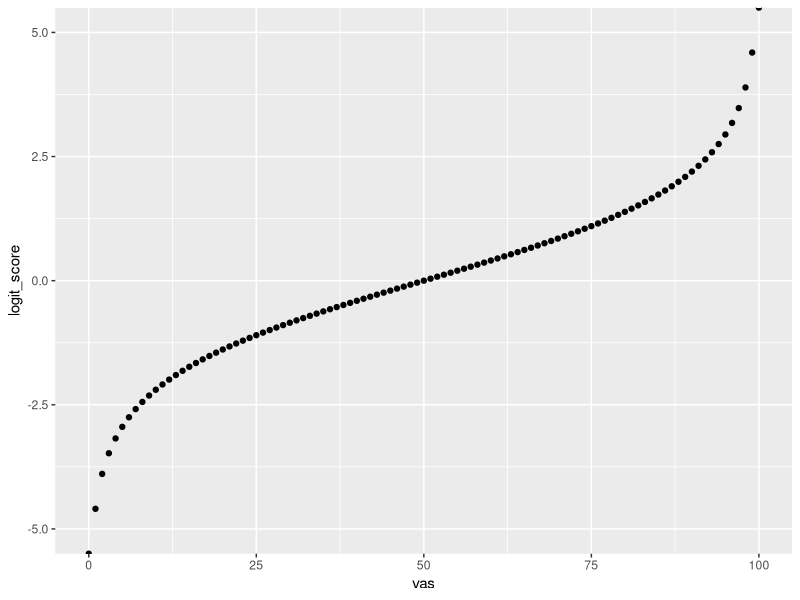
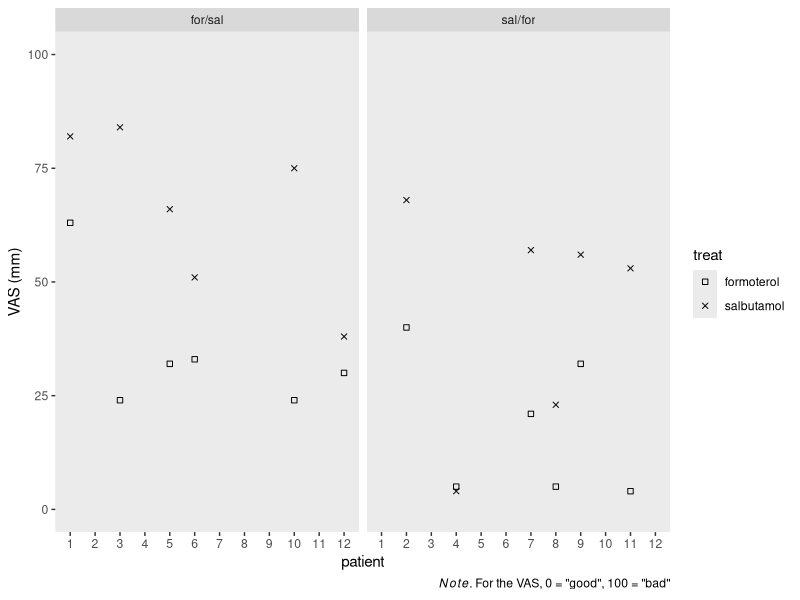
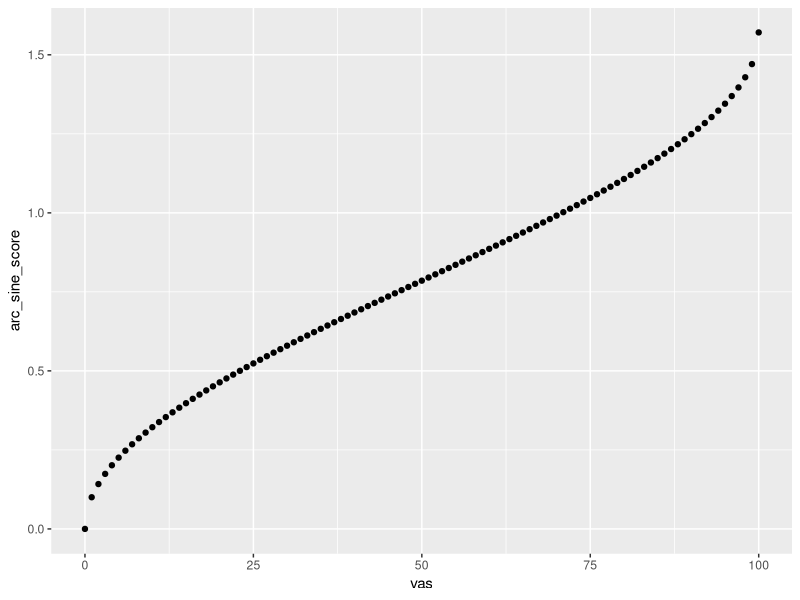
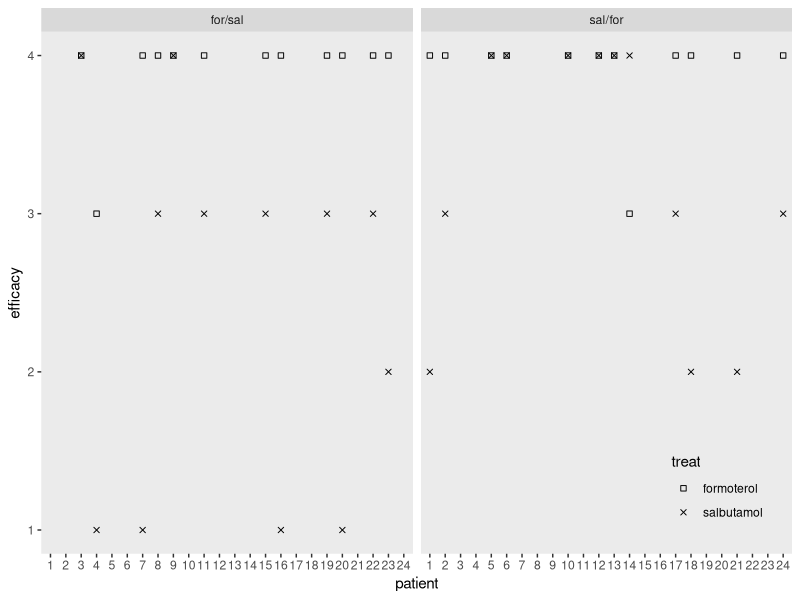
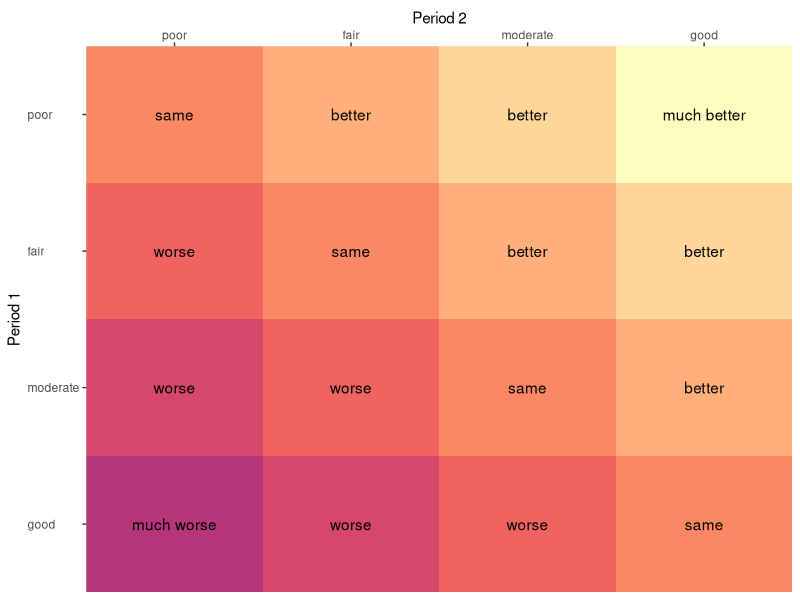
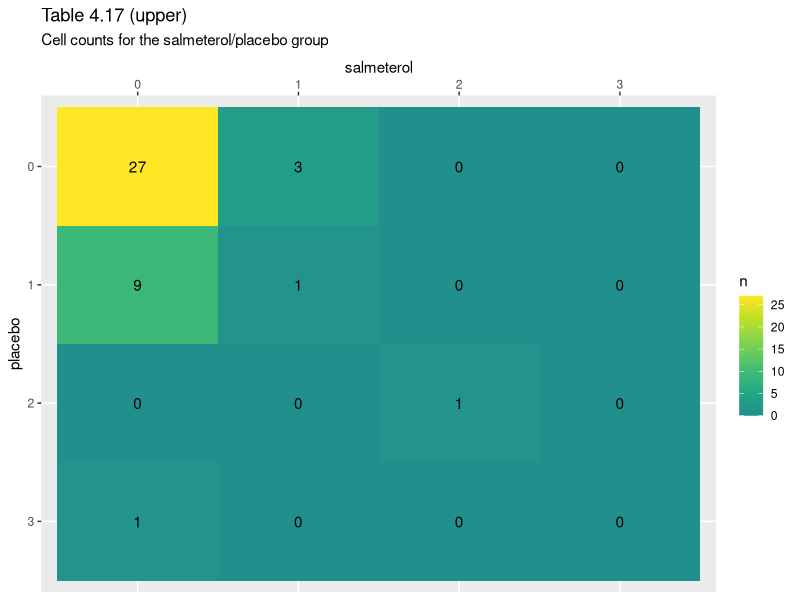
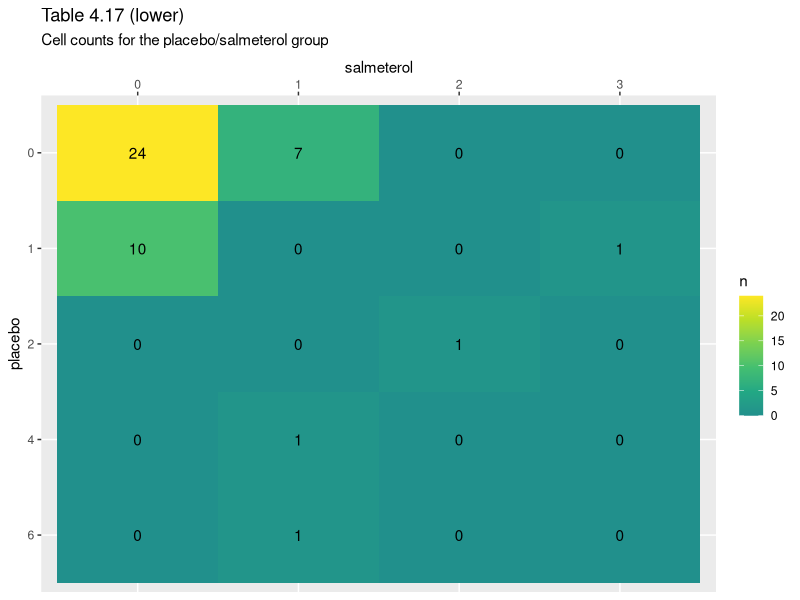
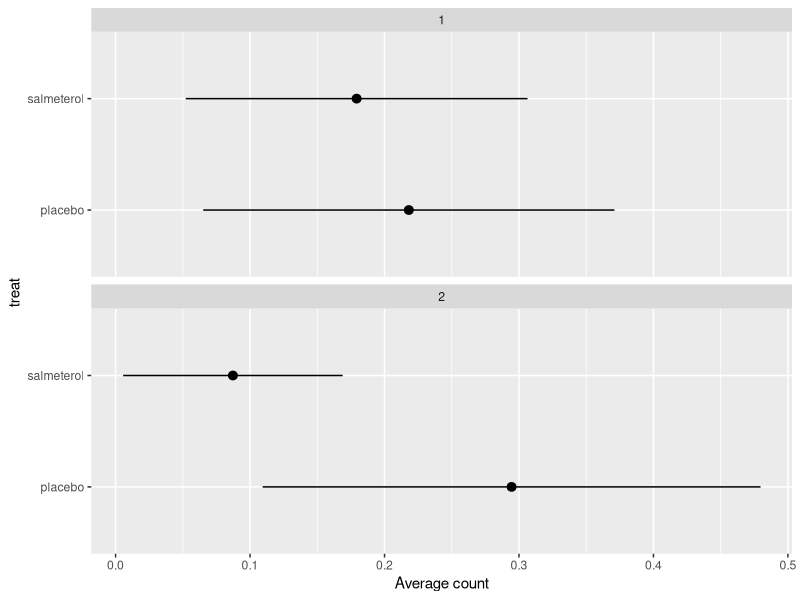

The R script that drew these images, in order:
## ---- chunk 1
knitr::opts_chunk$set(fig.retina = 2.5)
knitr::opts_chunk$set(fig.align = "center")
options(width = 120)
## ---- chunk 2
# load packages
library(tidyverse)
library(flextable)
library(ordinal)
library(broom)
library(marginaleffects)
library(lme4)
library(broom.mixed)

# Input data
n1 <- 7 # number of patients first sequence
n2 <- 6 # number of patients second sequence
n <- n1 + n2

seqn <- factor((c(rep(1, n1), rep(2, n2), rep(1, n1), rep(2, n2))),
               labels = c("forsal", "salfor")) # sequences

patient <- factor(rep(c("1", "4", "6", "7", "10", "11", "14", "2", "3", "5", "9", "12", "13"), 2),
                  levels = 1:14) 

# not in the original code, but here is sex
sex <- c("male", "female", "female", "male", "male", "female", "male", "male", "male", "female", "male", "male", "male")

period <- factor(c(rep("1", n), rep("2", n)))

treat <- factor(c(rep(2, n1), rep(1, n2), rep(1, n1), rep(2, n2)),
                labels = c("salbutamol", "formoterol"))

#Note: "formoterol" is coded second level of factor
pef <- c(310, 310, 370, 410, 250, 380, 330, 370, 310, 380, 290, 260, 90, 270, 260, 300, 390, 210, 350, 365, 385, 400, 410, 320, 340, 220)
base <- c(290, 300, 250, 390, 250, 365, 190, 350, 350, 350, 280, 270, 220, 270, 270, 210, 390, 240, 380, 260, 345, 370, 360, 290, 310, 220)

d <- tibble(
  seqn = seqn,
  patient = patient,
  period = period,
  treat = treat,
  pef = pef,
  base = base
) %>% 
  arrange(period, as.double(as.character(patient))) %>% 
  mutate(sex = c(sex, sex))

# what?
head(d)
## ---- chunk 3
d %>% 
  mutate(sequence = ifelse(seqn == "forsal", "for/sal", "sal/for"),
         patient = as.double(patient),
         # log transform the outcome variable
         pef = log(pef)) %>%
  select(sequence, patient, treat, pef) %>%
  pivot_wider(names_from = treat, values_from = pef) %>% 
  mutate(difference = round(formoterol - salbutamol, digits = 3),
         # note this is a ratio of pef in its natural metric
         ratio = round(exp(formoterol) / exp(salbutamol), digits = 4)) %>% 
  mutate_at(.vars = vars(formoterol:salbutamol), 
            .funs = ~ round(., digits = 4)) %>% 
  arrange(sequence, patient) %>% 
  as_grouped_data(groups = c("sequence")) %>% 
  flextable() %>% 
  padding(padding.top = 2, padding.bottom = 2, part = "all")
## ---- chunk 4
d <- d %>% 
  mutate(lpef = log(pef))

# what?
head(d)
## ---- chunk 5
fit4.1 <- lm(
  data = d %>% 
    select(patient, seqn, treat, lpef) %>% 
    pivot_wider(names_from = treat, values_from = lpef) %>% 
    mutate(dif = formoterol - salbutamol),
  dif ~ 0 + seqn
) 

summary(fit4.1)
## ---- chunk 6
# define the data grid
nd <- d %>% 
  distinct(seqn)

# compute the phase-specific contrasts (intermediate step)
predictions(fit4.1, newdata = nd)

# compute the unweighted average of the phase-specific contrasts 
avg_predictions(fit4.1, newdata = nd) %>% 
  data.frame() %>% 
  mutate_all(.funs = ~ round(., digits = 3))
## ---- chunk 7
avg_predictions(fit4.1, 
                newdata = nd, 
                # for t-distribution based inference and CIs
                df = insight::get_df(fit4.1)) %>% 
  data.frame() %>% 
  select(estimate, contains("conf.")) %>% 
  mutate_all(.funs = ~ exp(.) %>% round(digits = 3))
## ---- chunk 8
d %>% 
  mutate(sequence = ifelse(seqn == "forsal", "for/sal", "sal/for"),
         patient = as.double(patient)) %>%
  select(sequence, patient, treat, pef) %>%
  pivot_wider(names_from = treat, values_from = pef) %>% 
  mutate(ratio = formoterol / salbutamol) %>% 
  group_by(sequence) %>% 
  summarise(gm = log(ratio) %>% mean() %>% exp())
## ---- chunk 9
d %>% 
  mutate(sequence = ifelse(seqn == "forsal", "for/sal", "sal/for"),
         patient = as.double(patient)) %>%
  select(sequence, patient, treat, pef) %>%
  pivot_wider(names_from = treat, values_from = pef) %>% 
  mutate(ratio = formoterol / salbutamol) %>% 
  group_by(sequence) %>% 
  summarise(gm = log(ratio) %>% mean() %>% exp()) %>% 
  summarise(mean_gm = mean(gm))
## ---- chunk 10
fit4.2 <- lm(
  data = d %>% 
    select(patient, seqn, treat, pef) %>% 
    pivot_wider(names_from = treat, values_from = pef) %>% 
    mutate(ratio = formoterol / salbutamol),
  log(ratio) ~ 0 + seqn
) 

summary(fit4.2)
## ---- chunk 11
predictions(fit4.2, newdata = nd, transform = exp) %>% 
  data.frame()
## ---- chunk 12
predictions(fit4.2, 
            newdata = nd, 
            transform = exp) %>% 
  data.frame() %>% 
  summarise(estimate = mean(estimate),
            conf.low = mean(conf.low),
            conf.high = mean(conf.high))
## ---- chunk 13
avg_predictions(fit4.2, newdata = nd, transform = exp) %>% 
  data.frame()
## ---- chunk 14
fit4.3 <- lm(
  data = d %>% 
    filter(patient != 13) %>% 
    select(patient, seqn, treat, lpef) %>% 
    pivot_wider(names_from = treat, values_from = lpef) %>% 
    mutate(dif = formoterol - salbutamol),
  dif ~ 0 + seqn
) 

# summary(fit4.3)

# compute the unweighted average of the phase-specific contrasts 
avg_predictions(fit4.3, newdata = nd) %>% 
  data.frame() %>% 
  mutate_all(.funs = ~ round(., digits = 4))
## ---- chunk 15
avg_predictions(fit4.1, newdata = nd) %>% 
  data.frame() %>% 
  mutate_all(.funs = ~ round(., digits = 4))
## ---- chunk 16
tibble(vas = 0:100) %>% 
  mutate(logit_score = log(vas / (100 - vas))) %>% 
  
  ggplot(aes(x = vas, y = logit_score)) +
  geom_point() +
  coord_cartesian(ylim = c(-5, 5))
## ---- chunk 17
d2 <- tribble(
  ~patient, ~seqn, ~formoterol, ~salbutamol,
  1,	"forsal",	63,	82,
  3,	"forsal",	24,	84,
  5,	"forsal",	32,	66,
  6,	"forsal",	33,	51,
  10,	"forsal",	24,	75,
  12,	"forsal",	30,	38,
  2,	"salfor",	40,	68,
  4,	"salfor",	5,	4,
  7,	"salfor",	21,	57,
  8,	"salfor",	5,	23,
  9,	"salfor",	32,	56,
  11,	"salfor",	4,	53
) %>% 
  mutate(patient = factor(patient, levels = 1:14),
         seqn = factor(seqn, levels = c("forsal", "salfor"))) %>% 
  pivot_longer(formoterol:salbutamol, names_to = "treat", values_to = "vas") %>% 
  mutate(period = case_when(
    seqn == "forsal" & treat == "formoterol" ~ 1,
    seqn == "forsal" & treat == "salbutamol" ~ 2,
    seqn == "salfor" & treat == "formoterol" ~ 2,
    seqn == "salfor" & treat == "salbutamol" ~ 1
  ) %>% 
    factor(levels = 1:2)
  ) %>% 
  select(seqn, patient, period, treat, vas) %>% 
  arrange(period, patient)

# what?
head(d2)
## ---- chunk 18
d2 %>% 
  mutate(sequence = ifelse(seqn == "forsal", "for/sal", "sal/for"),
         patient = as.double(patient)) %>% 
  select(sequence, patient, treat, vas) %>%
  pivot_wider(names_from = treat, values_from = vas) %>% 
  mutate(basic_estimator = formoterol - salbutamol) %>% 
  arrange(sequence, patient) %>% 
  as_grouped_data(groups = c("sequence")) %>% 
  flextable() %>% 
  padding(padding.top = 2, padding.bottom = 2, part = "all")
## ---- chunk 19
d2 %>% 
  mutate(sequence = ifelse(seqn == "forsal", "for/sal", "sal/for")) %>% 
  
  ggplot(aes(x = patient, y = vas)) +
  geom_point(aes(shape = treat)) +
  scale_shape_manual(values = c(0, 4)) +
  scale_y_continuous("VAS (mm)", limits = c(0, 100)) +
  labs(caption = expression(italic(Note)*'. For the VAS, 0 = "good", 100 = "bad"')) +
  facet_wrap(~ sequence) +
  theme(panel.grid = element_blank())
## ---- chunk 20
fit4.4 <- lm(
  data = d2 %>% 
    select(patient, seqn, treat, vas) %>% 
    pivot_wider(names_from = treat, values_from = vas) %>% 
    mutate(dif = formoterol - salbutamol),
  dif ~ 0 + seqn
) 

summary(fit4.4)
## ---- chunk 21
avg_predictions(fit4.4, 
                newdata = nd,
                # for t-distribution based inference and CIs
                df = insight::get_df(fit4.4)) %>% 
  data.frame() %>% 
  mutate_all(.funs = ~ round(., digits = 2))
## ---- chunk 22
d2 <- d2 %>% 
  mutate(logit_score = log(vas / (100 - vas)))

# what?
d2 %>% 
  select(vas, logit_score) %>% 
  head()
## ---- chunk 23
fit4.5 <- lm(
  data = d2 %>% 
    select(patient, seqn, treat, logit_score) %>% 
    pivot_wider(names_from = treat, values_from = logit_score) %>% 
    mutate(dif = formoterol - salbutamol),
  dif ~ 0 + seqn
) 

summary(fit4.5)

avg_predictions(fit4.5, 
                newdata = nd,
                # for t-distribution based inference and CIs
                df = insight::get_df(fit4.5)) %>% 
  data.frame() %>% 
  mutate_all(.funs = ~ round(., digits = 3))
## ---- chunk 24
logit_score <- -1.0221
100 * (exp(logit_score) / (1 + exp(logit_score)))
## ---- chunk 25
100 * plogis(logit_score)
## ---- chunk 26
d2 <- d2 %>% 
  mutate(arc_sine_score = asin(sqrt(vas / 100)))

# what?
d2 %>% 
  select(vas:arc_sine_score) %>% 
  head()
## ---- chunk 27
d2 %>% 
  mutate(sequence = ifelse(seqn == "forsal", "for/sal", "sal/for"),
         patient = as.double(patient)) %>% 
  select(sequence, patient, treat, logit_score) %>%
  pivot_wider(names_from = treat, values_from = logit_score) %>% 
  mutate(basic_estimator = round(formoterol - salbutamol, digits = 3)) %>% 
  mutate_at(.vars = vars(formoterol:salbutamol),
            .funs = ~ round(., digits = 4)) %>% 
  arrange(sequence, patient) %>% 
  as_grouped_data(groups = c("sequence")) %>% 
  flextable() %>% 
  padding(padding.top = 2, padding.bottom = 2, part = "all")
## ---- chunk 28
d2 %>% 
  mutate(sequence = ifelse(seqn == "forsal", "for/sal", "sal/for"),
         patient = as.double(patient)) %>% 
  select(sequence, patient, treat, arc_sine_score) %>%
  pivot_wider(names_from = treat, values_from = arc_sine_score) %>% 
  mutate(basic_estimator = round(formoterol - salbutamol, digits = 4)) %>% 
  mutate_at(.vars = vars(formoterol:salbutamol),
            .funs = ~ round(., digits = 5)) %>% 
  arrange(sequence, patient) %>% 
  as_grouped_data(groups = c("sequence")) %>% 
  flextable() %>% 
  padding(padding.top = 2, padding.bottom = 2, part = "all")
## ---- chunk 29
tibble(vas = 0:100) %>% 
  mutate(arc_sine_score = asin(sqrt(vas / 100))) %>% 
  
  ggplot(aes(x = vas, y = arc_sine_score)) +
  geom_point()
## ---- chunk 30
fit4.6 <- lm(
  data = d2 %>% 
    select(patient, seqn, treat, arc_sine_score) %>% 
    pivot_wider(names_from = treat, values_from = arc_sine_score) %>% 
    mutate(dif = formoterol - salbutamol),
  dif ~ 0 + seqn
) 

summary(fit4.6)

avg_predictions(fit4.6, 
                newdata = nd,
                # for t-distribution based inference and CIs
                df = insight::get_df(fit4.5)) %>% 
  data.frame() %>% 
  mutate_all(.funs = ~ round(., digits = 3))
## ---- chunk 31
# Input data values
# n1 is number of values in first sequence,
# n2 is number in second sequence,
# sequence is factor of sequence labels
n1 <- 12
n2 <- 12

d3 <- tibble(
  seqn = factor(c(rep("forsal", n1), rep("salfor", n2))),
  patient = factor(c(3, 4, 7, 8, 9, 11, 15, 16, 19, 20, 22, 23, 1, 2, 5, 6, 10, 12, 13, 14, 17, 18, 21, 24)),
  `1` = c(4, 3, 4, 4, 4, 4, 4, 4, 4, 4, 4, 4, 2, 3, 4, 4, 4, 4, 4, 4, 3, 2, 2, 3),
  `2` = c(4, 1, 1, 3, 4, 3, 3, 1, 3, 1, 3, 2, 4, 4, 4, 4, 4, 4, 4, 3, 4, 4, 4, 4)
) %>% 
  pivot_longer(`1`:`2`, names_to = "period", values_to = "efficacy") %>% 
  mutate(period = factor(period, levels = 1:2),
         binary = ifelse(efficacy == 4, 1, 0),
         treat = case_when(
    seqn == "salfor" & period == 1 ~ "salbutamol",
    seqn == "salfor" & period == 2 ~ "formoterol",
    seqn == "forsal" & period == 1 ~ "formoterol",
    seqn == "forsal" & period == 2 ~ "salbutamol"
  )) %>% 
  arrange(patient, period) %>% 
  select(seqn, patient, period, treat, efficacy, binary)

# what?
head(d3)
## ---- chunk 32
d3 %>% 
  mutate(sequence = ifelse(seqn == "forsal", "for/sal", "sal/for"),
         patient = as.double(patient),
         efficacy = case_when(
           binary == 0 ~ str_c(efficacy, " −"),
           binary == 1 ~ str_c(efficacy, " +")
         )
         ) %>% 
  select(sequence, patient, treat, efficacy)  %>%
  pivot_wider(names_from = treat, values_from = efficacy) %>% 
  select(sequence, patient, formoterol, salbutamol) %>% 
  arrange(sequence, patient) %>% 
  as_grouped_data(groups = c("sequence")) %>% 
  flextable() %>% 
  padding(padding.top = 2, padding.bottom = 1, part = "all") %>%
  align(j = 3:4, align = "center")
## ---- chunk 33
d3 %>% 
  mutate(sequence = ifelse(seqn == "forsal", "for/sal", "sal/for")) %>% 
  
  ggplot(aes(x = patient, y = efficacy)) +
  geom_point(aes(shape = treat)) +
  scale_shape_manual(values = c(0, 4)) +
  facet_wrap(~ sequence) +
  theme(legend.background = element_blank(),
        legend.position = c(0.9, 0.125),
        panel.grid = element_blank())
## ---- chunk 34
d3 %>% 
  select(patient, treat, binary)  %>%
  pivot_wider(names_from = treat, values_from = binary) %>% 
  mutate(preference = case_when(
    formoterol == 1 & salbutamol == 0 ~ "prefer formoterol",
    formoterol == 0 & salbutamol == 1 ~ "prefer salbutamol",
    formoterol == salbutamol ~ "no preference"
  ) %>% factor(levels = c("prefer formoterol", "no preference", "prefer salbutamol"))) %>% 
  count(preference)
## ---- chunk 35
d3 %>% 
  select(patient, seqn, period, binary)  %>%
  pivot_wider(names_from = period, values_from = binary) %>% 
  mutate(preference = case_when(
    `1` == 1 & `2` == 0 ~ "prefer first period",
    `1` == 0 & `2` == 1 ~ "prefer second period",
    `1` == `2` ~ "no preference"
  ) %>% factor(levels = c("prefer first period", "no preference", "prefer second period"))) %>% 
  count(seqn, preference, .drop = FALSE) %>% 
  pivot_wider(names_from = preference, values_from = n)
## ---- chunk 36
d3 %>% 
  select(patient, seqn, period, binary)  %>%
  pivot_wider(names_from = period, values_from = binary) %>% 
  mutate(preference = case_when(
    `1` == 1 & `2` == 0 ~ "prefer first period",
    `1` == 0 & `2` == 1 ~ "prefer second period",
    `1` == `2` ~ "no preference"
  ) %>% factor(levels = c("prefer first period", "no preference", "prefer second period"))) %>% 
  count(seqn, preference, .drop = FALSE) %>% 
  pivot_wider(names_from = preference, values_from = n) %>% 
  select(-`no preference`)
## ---- chunk 37
t3.14.data <- d3 %>% 
  select(patient, seqn, period, binary)  %>%
  pivot_wider(names_from = period, values_from = binary) %>% 
  mutate(preference = case_when(
    `1` == 1 & `2` == 0 ~ "prefer first period",
    `1` == 0 & `2` == 1 ~ "prefer second period",
    `1` == `2` ~ "no preference"
  ) %>% factor(levels = c("prefer first period", "no preference", "prefer second period"))) %>% 
  count(seqn, preference, .drop = FALSE) %>% 
  filter(preference != "no preference") %>% 
  mutate(total = sum(n))

# what?
print(t3.14.data)
## ---- chunk 38
fit4.7 <- glm(
  data = t3.14.data,
  family = binomial,
  n / total ~ 1 + seqn + preference + seqn : preference,
  weights = total)

summary(fit4.7)
## ---- chunk 39
t3.13.data <- d3 %>% 
  select(patient, seqn, period, binary)  %>%
  pivot_wider(names_from = period, values_from = binary) %>% 
  mutate(preference = case_when(
    `1` == 1 & `2` == 0 ~ "prefer first period",
    `1` == 0 & `2` == 1 ~ "prefer second period",
    `1` == `2` ~ "no preference"
  ) %>% factor(levels = c("prefer first period", "no preference", "prefer second period"))) %>% 
  count(seqn, preference, .drop = FALSE) %>% 
  mutate(total = sum(n))

# what?
print(t3.13.data)
## ---- chunk 40
fit4.8 <- glm(
  data = t3.13.data,
  family = binomial,
  n / total ~ 1 + seqn + preference + seqn : preference,
  weights = total)

summary(fit4.8)
## ---- chunk 41
fit4.9 <- glmer(
  data = d3,
  family = binomial,
  binary ~ treat + period + (1 | patient)
)

summary(fit4.9)
## ---- chunk 42
nd <- d3 %>% 
  distinct(treat, period) %>% 
  arrange(period, treat)

predictions(fit4.9, newdata = nd, re.form = NA) %>% 
  data.frame() %>% 
  select(estimate, starts_with("conf."), treat:period)
## ---- chunk 43
nd <- d3 %>% 
  distinct(period)

comparisons(fit4.9, newdata = nd, re.form = NA, variables = list(treat = "revpairwise")) %>% 
  data.frame() %>% 
  select(period, contrast:std.error, p.value, starts_with("conf.")) %>% 
  mutate_if(is.double, round, digits = 3)
## ---- chunk 44
avg_comparisons(fit4.9, newdata = nd, re.form = NA, variables = list(treat = "revpairwise")) %>% 
  data.frame() %>% 
  select(contrast:std.error, p.value, starts_with("conf.")) %>% 
  mutate_if(is.double, round, digits = 3)
## ---- chunk 45
fit4.10 <- glmer(
  data = d3,
  family = binomial,
  binary ~ treat + period + treat : period + (1 | patient)
)

summary(fit4.10)
## ---- chunk 46
nd <- d3 %>% 
  distinct(treat, period) %>% 
  arrange(period, treat)

predictions(fit4.10, newdata = nd, re.form = NA) %>% 
  data.frame() %>% 
  select(estimate, starts_with("conf."), treat:period)
## ---- chunk 47
d3 %>% 
  group_by(period, treat) %>% 
  summarise(prob = mean(binary))
## ---- chunk 48
nd <- d3 %>% 
  distinct(period)

comparisons(fit4.10, newdata = nd, re.form = NA, variables = list(treat = "revpairwise")) %>% 
  data.frame() %>% 
  select(period, contrast:std.error, p.value, starts_with("conf.")) %>% 
  mutate_if(is.double, round, digits = 3)
## ---- chunk 49
avg_comparisons(fit4.10, newdata = nd, re.form = NA, variables = list(treat = "revpairwise")) %>% 
  data.frame() %>% 
  select(contrast:std.error, p.value, starts_with("conf.")) %>% 
  mutate_if(is.double, round, digits = 3)
## ---- chunk 50
crossing(p1 = factor(1:4, 
                     levels = 1:4,
                     labels = c("poor", "fair", "moderate", "good")),
         p2 = factor(1:4, 
                     levels = 1:4,
                     labels = c("poor", "fair", "moderate", "good"))) %>% 
  mutate(d = as.double(p2) - as.double(p1)) %>% 
  mutate(categorization = factor(d,
                                 levels = -3:3,
                                 labels = c("much worse", "worse", "worse", "same", "better", "better", "much better"))) %>% 
  mutate(p1 = fct_rev(p1)) %>% 
  
  ggplot(aes(x = p2, y = p1)) +
  geom_tile(aes(fill = d),
            show.legend = F) +
  geom_text(aes(label = categorization)) +
  scale_fill_viridis_c(option = "A", begin = .5) +
  scale_x_discrete("Period 2", expand = expansion(mult = 0), position = "top") +
  scale_y_discrete("Period 1", expand = expansion(mult = 0)) +
  theme(axis.text.y = element_text(hjust = 0))
## ---- chunk 51
d4 <- d3 %>% 
  select(-treat, -binary) %>% 
  mutate(period = str_c("p", period)) %>% 
  pivot_wider(names_from = period, values_from = efficacy) %>% 
  mutate(d = p2 - p1) %>% 
  mutate(categorization = factor(d,
                                 levels = -3:3,
                                 labels = c("much worse", "worse", "worse", "same", "better", "better", "much better")))

# what?
head(d4)
## ---- chunk 52
bind_rows(
  # conditional on sequence
  d4 %>% 
    mutate(sequence = ifelse(seqn == "forsal", "for/sal", "sal/for")) %>% 
    count(sequence, categorization, .drop = FALSE) %>% 
    pivot_wider(names_from = categorization, values_from = n),
  # overall
  d4 %>% 
    count(categorization, .drop = FALSE) %>% 
    pivot_wider(names_from = categorization, values_from = n) %>% 
    mutate(sequence = "both") %>% 
    select(sequence, everything())
) %>% 
  flextable()
## ---- chunk 53
d4 <- d4 %>% 
  mutate(cat = factor(categorization, levels = c("much worse", "worse", "same", "better")))

# does it pass the check?
d4 %>% 
  distinct(d, categorization, cat) %>% 
  arrange(d)
## ---- chunk 54
fit4.11 <- MASS::polr(
  data = d4,
  cat ~ 1,
  Hess = T)  # to compute the Hessian

summary(fit4.11)
## ---- chunk 55
d4 %>% 
  count(cat) %>% 
  mutate(proportion = n / sum(n)) %>% 
  mutate(cumulative_proportion = cumsum(proportion)) %>% 
  mutate(logit_threshold = qlogis(cumulative_proportion))
## ---- chunk 56
fit4.12 <- MASS::polr(
  data = d4,
  cat ~ 1 + seqn,
  Hess = T)  # to compute the Hessian

summary(fit4.12)
## ---- chunk 57
fit4.13 <- clmm(
  data = d3 %>% mutate(efficacy = factor(efficacy)),
  efficacy ~ 1 + (1 | patient),
  nAGQ = 50)

summary(fit4.13)
## ---- chunk 58
d3 %>% 
  count(efficacy) %>% 
  mutate(proportion = n / sum(n)) %>% 
  mutate(cumulative_proportion = cumsum(proportion)) %>% 
  mutate(logit_threshold = qlogis(cumulative_proportion))
## ---- chunk 59
fit4.14 <- clmm(
  data = d3 %>% mutate(efficacy = factor(efficacy)),
  efficacy ~ 1 + treat + (1 | patient))

summary(fit4.14)
## ---- chunk 60
fit4.15 <- clmm(
  data = d3 %>% mutate(efficacy = factor(efficacy)),
  efficacy ~ 1 + treat + period + (1 | patient))

summary(fit4.15)
## ---- chunk 61
fit4.16 <- clmm(
  data = d3 %>% mutate(efficacy = factor(efficacy)),
  efficacy ~ 1 + treat + period + treat : period + (1 | patient))

summary(fit4.16)
## ---- chunk 62
fit4.16 <- clmm(
  data = d3 %>% mutate(efficacy = factor(efficacy)),
  link = "probit",
  efficacy ~ 1 + treat + period + treat : period + (1 | patient))

summary(fit4.16)
## ---- chunk 63
d5 <- tibble(
  placebo = rep(0:3, times = 4),
  salmeterol = rep(0:3, each = 4),
  n = c(27, 9, 0, 1, 3, 1, 0, 0, 0, 0, 1, 0, 0, 0, 0, 0)
)

# what?
glimpse(d5)
## ---- chunk 64
d6 <- tibble(
  placebo = rep(c(0:2, 4, 6), times = 4),
  salmeterol = rep(0:3, each = 5),
  n = c(24, 10, 0, 0, 0, 7, 0, 0, 1, 1, 0, 0, 1, 0, 0, 0, 1, 0, 0, 0)
)

# what?
glimpse(d6)
## ---- chunk 65
d5 %>% 
  mutate(placebo = factor(placebo), 
         salmeterol = factor(salmeterol)) %>% 
  mutate(placebo = fct_rev(placebo)) %>% 
  
  ggplot(aes(x = salmeterol, y = placebo)) +
  geom_tile(aes(fill = n)) +
  geom_text(aes(label = n)) +
  scale_fill_viridis_c(begin = .5) +
  scale_x_discrete(position = "top") +
  labs(title = "Table 4.17 (upper)",
       subtitle = "Cell counts for the salmeterol/placebo group")

d6 %>% 
  mutate(placebo = factor(placebo), 
         salmeterol = factor(salmeterol)) %>% 
  mutate(placebo = fct_rev(placebo)) %>% 
  
  ggplot(aes(x = salmeterol, y = placebo)) +
  geom_tile(aes(fill = n)) +
  geom_text(aes(label = n)) +
  scale_fill_viridis_c(begin = .5) +
  scale_x_discrete(position = "top") +
  labs(title = "Table 4.17 (lower)",
       subtitle = "Cell counts for the placebo/salmeterol group")
## ---- chunk 66
d7 <- bind_rows(
  # ps
  d5 %>% 
    uncount(weights = n) %>% 
    mutate(patient = 1:n()) %>% 
    pivot_longer(-patient, names_to = "treat", values_to = "count") %>% 
    mutate(period = ifelse(treat == "placebo", 1, 2) %>% factor(levels = 1:2),
           seqn = factor("ps", levels = c("ps", "sp"))),
  # sp
  d6 %>% 
    uncount(weights = n) %>% 
    mutate(patient = 1:n() + 42) %>% 
    pivot_longer(-patient, names_to = "treat", values_to = "count") %>% 
    mutate(period = ifelse(treat == "salmeterol", 1, 2) %>% factor(levels = 1:2),
           seqn = factor("sp", levels = c("ps", "sp")))
)

# what?
head(d7)
## ---- chunk 67
d7 %>% 
  distinct(patient) %>% 
  count()
## ---- chunk 68
fit4.17 <- glmer(
  data = d7,
  family = poisson,
  count ~ 1 + treat + period + treat : period + (1 | patient))

summary(fit4.17)
## ---- chunk 69
nd <- d7 %>% 
  distinct(treat, period)

predictions(fit4.17, newdata = nd, re.form = NA)
## ---- chunk 70
predictions(fit4.17, newdata = nd, re.form = NA) %>% 
  data.frame() %>% 
  
  ggplot(aes(x = estimate, xmin = conf.low, xmax = conf.high, y = treat)) +
  geom_pointrange() +
  xlab("Average count") +
  facet_wrap(~ period, ncol = 1)
## ---- chunk 71
nd <- d7 %>% 
  distinct(period)

# difference
comparisons(fit4.17, newdata = nd, re.form = NA, variables = list(treat = "pairwise")) %>% 
  data.frame() %>% 
  select(period, contrast:std.error, p.value, starts_with("conf.")) %>% 
  mutate_if(is.double, round, digits = 3)

# ratio
comparisons(fit4.17, newdata = nd, re.form = NA, variables = list(treat = "pairwise"), comparison = "ratio") %>% 
  data.frame() %>% 
  select(period, contrast:std.error, p.value, starts_with("conf.")) %>% 
  mutate_if(is.double, round, digits = 3)
## ---- chunk 72
# difference
avg_comparisons(fit4.17, newdata = nd, re.form = NA, variables = list(treat = "pairwise")) %>% 
  data.frame() %>% 
  select(contrast:std.error, p.value, starts_with("conf.")) %>% 
  mutate_if(is.double, round, digits = 3)

# ratio
avg_comparisons(fit4.17, newdata = nd, re.form = NA, variables = list(treat = "pairwise"), comparison = "ratio") %>% 
  data.frame() %>% 
  select(contrast:std.error, p.value, starts_with("conf.")) %>% 
  mutate_if(is.double, round, digits = 3)
## ---- chunk 73
bind_rows(
  avg_comparisons(fit4.17, newdata = nd, re.form = NA, variables = list(treat = "pairwise")),
  avg_comparisons(fit4.17, newdata = nd, re.form = NA, variables = list(treat = "pairwise"), comparison = "ratio")
) %>% 
  data.frame() %>% 
  
  ggplot(aes(x = estimate, xmin = conf.low, xmax = conf.high, y = contrast)) +
  geom_pointrange() +
  xlab("Treatment contrast (averaging over experimental period)") 
## ---- chunk 74
sessionInfo()
